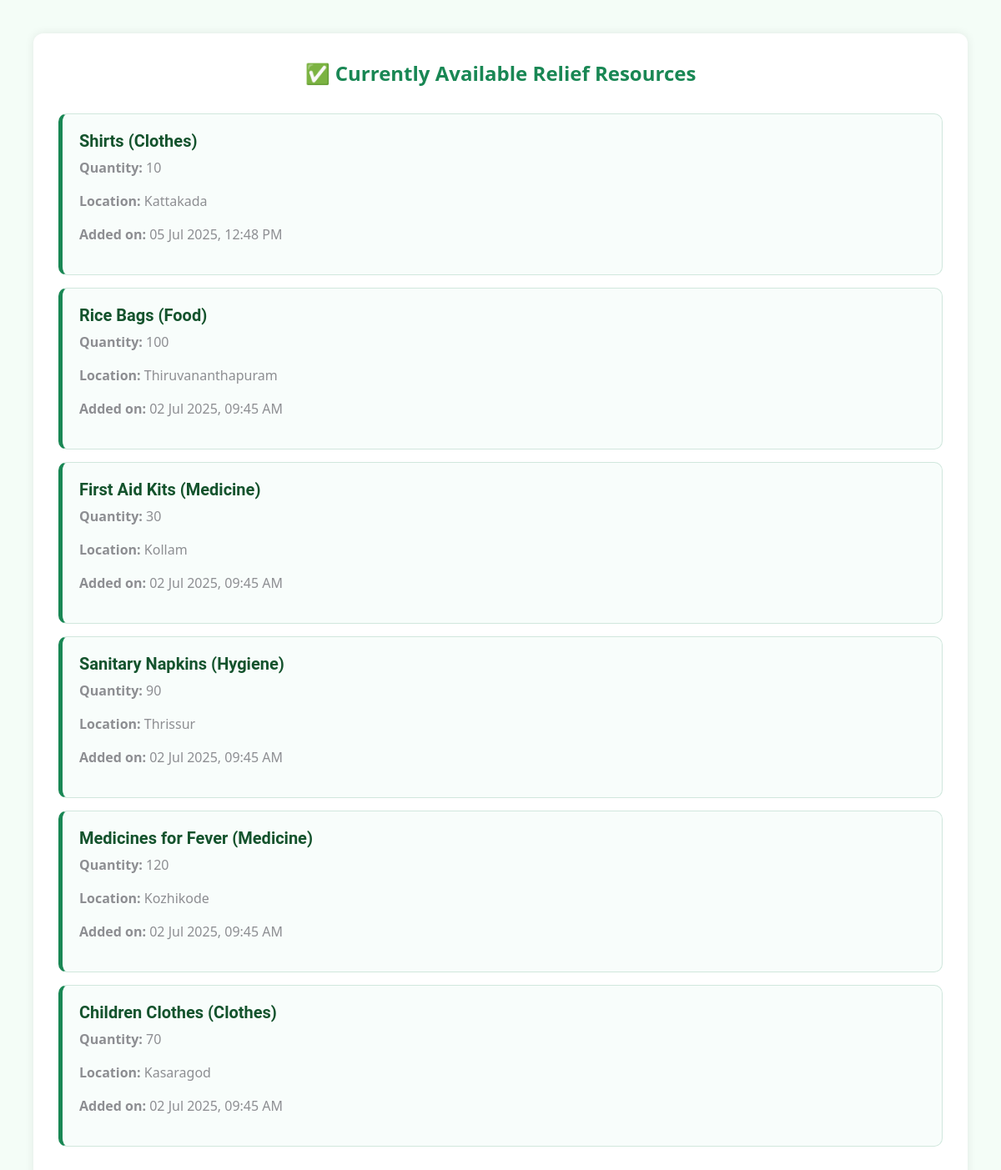
The app's page /user/available_resources.php with its own data.
### tables this page shows
CREATE TABLE `resources` (
  `id` int(11) NOT NULL,
  `name` varchar(100) NOT NULL,
  `category` varchar(50) NOT NULL,
  `quantity` int(11) NOT NULL,
  `location` varchar(100) NOT NULL,
  `status` enum('Available','Used','In Transit') DEFAULT 'Available',
  `added_on` datetime DEFAULT current_timestamp()
);

### user/available_resources.php (the view, shortened to what this page needs)
<?php
include __DIR__ . '/../config/db.php';
$result = $conn->query("SELECT * FROM resources WHERE status = 'Available' ORDER BY added_on DESC");
?>
<!DOCTYPE html>
<html lang="en">
<head>
  <link rel="stylesheet" href="../assets/css/bootstrap.min.css">
</head>
<body>
<div class="container">
  <div class="section-title">✅ Currently Available Relief Resources</div>
  <?php if ($result->num_rows > 0): ?>
    <?php while($row = $result->fetch_assoc()): ?>
      <div class="resource-card">
        <h5><?= htmlspecialchars($row['name']) ?> (<?= $row['category'] ?>)</h5>
        <p><strong>Quantity:</strong> <?= $row['quantity'] ?></p>
        <p><strong>Location:</strong> <?= htmlspecialchars($row['location']) ?></p>
        <p><strong>Added on:</strong> <?= date("d M Y, h:i A", strtotime($row['added_on'])) ?></p>
      </div>
    <?php endwhile; ?>
  <?php endif; ?>
</div>
</body>
</html>

### user/available_resources.php (style rules this page uses)
body { background-color: #f4fdf7; font-family: 'Segoe UI', sans-serif; padding: 40px; }
.container { background: white; padding: 30px; border-radius: 12px; box-shadow: 0 0 12px rgba(0,0,0,0.08); }
.section-title { font-size: 24px; font-weight: bold; color: #198754; text-align: center; margin-bottom: 30px; }
.resource-card { border: 1px solid #d1e7dd; border-left: 5px solid #198754; padding: 20px; border-radius: 10px; margin-bottom: 15px; background-color: #f8fdfb; }
.resource-card h5 { color: #14532d; margin-bottom: 8px; }

### records on screen
resources: name "Shirts", category "Clothes", quantity "10", location "Kattakada", added_on "05 Jul 2025, 12:48 PM"
resources: name "Rice Bags", category "Food", quantity "100", location "Thiruvananthapuram", added_on "02 Jul 2025, 09:45 AM"
resources: name "First Aid Kits", category "Medicine", quantity "30", location "Kollam", added_on "02 Jul 2025, 09:45 AM"
resources: name "Sanitary Napkins", category "Hygiene", quantity "90", location "Thrissur", added_on "02 Jul 2025, 09:45 AM"
resources: name "Medicines for Fever", category "Medicine", quantity "120", location "Kozhikode", added_on "02 Jul 2025, 09:45 AM"
resources: name "Children Clothes", category "Clothes", quantity "70", location "Kasaragod", added_on "02 Jul 2025, 09:45 AM"
